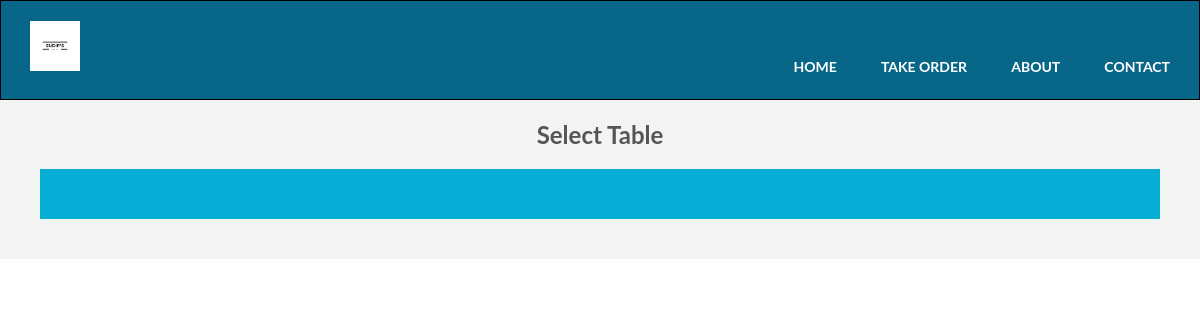
Before: /take_order.php with the older database file.
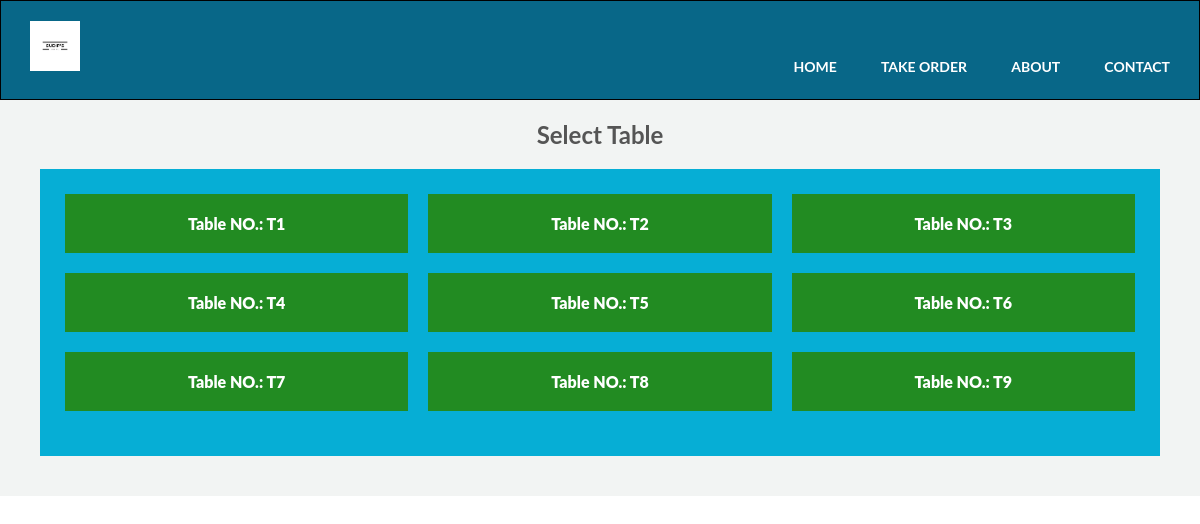
After: the same page with the newer database file.
### tables this page shows
CREATE TABLE `tables` (
  `id` int(11) NOT NULL,
  `table_name` varchar(30) NOT NULL,
  `capacity` int(11) NOT NULL,
  `available` int(1) NOT NULL,
  `active` int(1) NOT NULL
);

### take_order.php (the view, shortened to what this page needs)
<!DOCTYPE html>
<html lang="en">
<head>
</head>
<body>
      <header>
        <nav>
            <div class="row">
                <a href="index.php"><img src="1.png" class="logo"></a>
                <ul class="main-nav">
                  <li><a href="index.php">Home</a></li>
                  <li><a href="take_order.php">Take Order</a></li>
                  <li><a href="#">About</a></li>
                  <li><a href="#">Contact</a></li>
                </ul>
            </div>
        </nav>
      </header>
      <section class="take-order">
        <h2>Select Table</h2>
        <div class="tables">
          <?php
            include 'config.php';
            $sql = "SELECT * FROM tables";
            if($result = mysqli_query($con,$sql))
            {
                while($row = mysqli_fetch_assoc($result))
                {
                  if ( $row['available'] != 0 ) {
                    if ( $row['active'] == 1) {
                      ?>
                        <div class="table-1">
                          <a href="">
                            <?php echo "Table NO.:" . " " . $row['table_name'] ; ?>
                          </a>
                          <a href="bill.php?tid=<?php echo $row['id']?>" class="bill" style="display:block">Show Bill</a>
                        </div>
                      <?php
                    }
                    else {
                      ?>
                        <div class="table-0">
                            <a href="select-dishes.php?tid=<?php echo $row['id'];?>">
                              <?php echo "Table NO.:" . " " . $row['table_name'] ; ?>
                            </a>
                        </div>
                      <?php
                    }
                  }
                }
            }
          ?>
        </div>
      </section>
</body>
</html>

Changed rows visible on the page:
added tables: table_name "T1"
added tables: table_name "T2"
added tables: table_name "T3"
added tables: table_name "T4"
added tables: table_name "T5"
added tables: table_name "T6"
added tables: table_name "T7"
added tables: table_name "T8"
added tables: table_name "T9"
